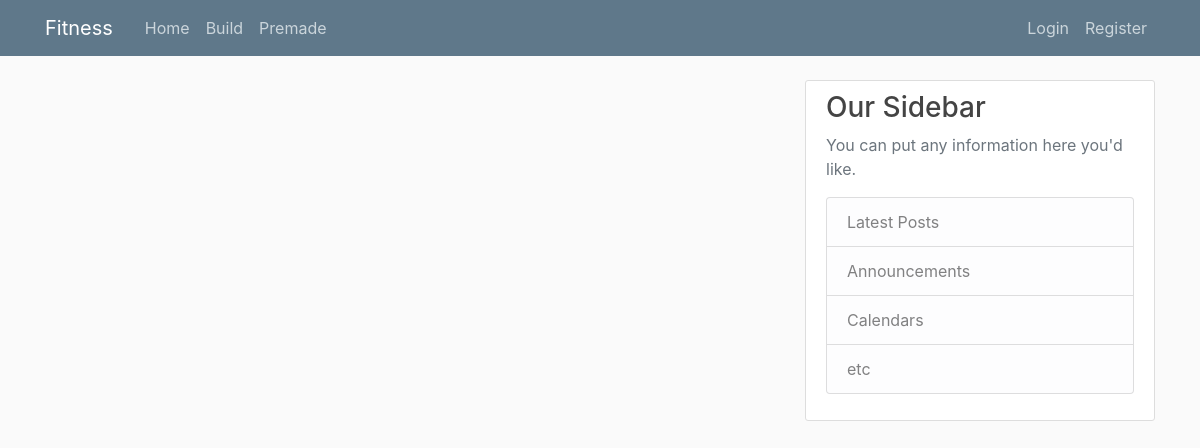
Page /home on the earlier database version.
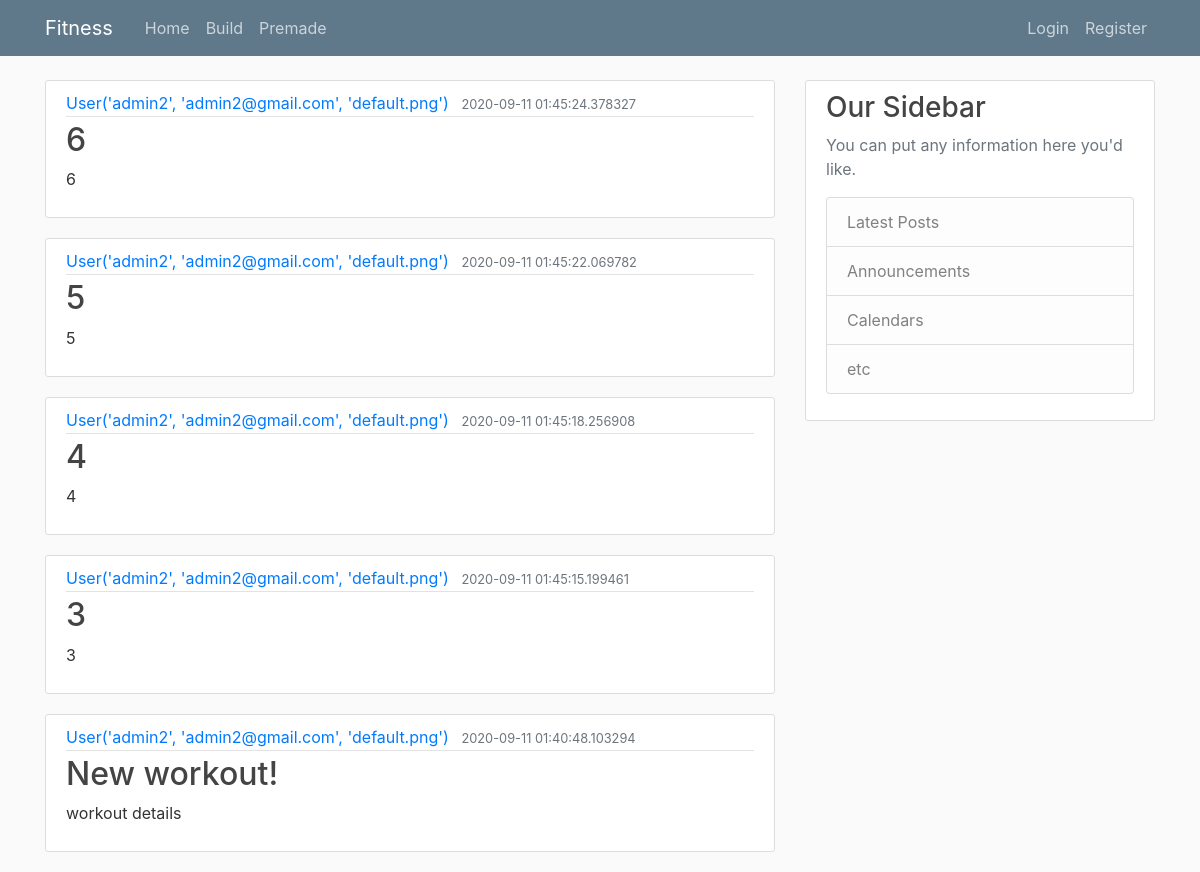
Same page on the later database version.
### fitness/models.py (models this page shows, shortened)
class Post(db.Model):
    id = db.Column(db.Integer, primary_key=True)
    title = db.Column(db.String(100), nullable=False)
    date_posted = db.Column(db.DateTime, nullable=False, default=datetime.utcnow)
    content = db.Column(db.Text, nullable=False)
    user_id = db.Column(db.Integer, db.ForeignKey('user.id'), nullable=False)

class User(db.Model, UserMixin):
    id = db.Column(db.Integer, primary_key=True)
    username = db.Column(db.String(20), unique=True, nullable=False)
    email = db.Column(db.String(120), unique=True, nullable=False)
    image_file = db.Column(db.String(20), nullable=False, default='default.png')
    password = db.Column(db.String(60), nullable=False)
    posts = db.relationship('Post', backref='author', lazy=True)
    def __repr__(self):
        return f"User('{self.username}', '{self.email}', '{self.image_file}')"

### fitness/routes.py (the view)
@app.route('/')
@app.route('/home')
def home():
    page = request.args.get('page', 1, type=int)
    posts = Post.query.order_by(Post.date_posted.desc()).paginate(page=page, per_page=5)
    return render_template('home.html', posts=posts)

### fitness/templates/home.html
{% extends "layout.html" %}
{% block content %}
    {% for post in posts %}
        <article class="media content-section">
          <div class="media-body">
            <div class="article-metadata">
              <a class="mr-2" href="#">{{ post.author }}</a>
              <small class="text-muted">{{ post.date_posted }}</small>
            </div>
            <h2><a class="article-title" href="#">{{ post.title }}</a></h2>
            <p class="article-content">{{ post.content }}</p>
          </div>
        </article>
    {% endfor %}
{% endblock content %}

### fitness/templates/layout.html (shortened to what this page needs)
<!DOCTYPE html>
<html>
<head>
    <link rel="stylesheet" href="https://maxcdn.bootstrapcdn.com/bootstrap/4.0.0/css/bootstrap.min.css">
    <link rel="stylesheet" type="text/css" href="{{ url_for('static', filename='main.css') }}">
</head>
<body>
    <header class="site-header">
      <nav class="navbar navbar-expand-md navbar-dark bg-steel fixed-top">
        <div class="container">
          <a class="navbar-brand mr-4" href="/">Fitness</a>
          <div class="collapse navbar-collapse" id="navbarToggle">
            <div class="navbar-nav mr-auto">
              <a class="nav-item nav-link" href="{{ url_for('home') }}">Home</a>
              <a class="nav-item nav-link" href="{{ url_for('build') }}">Build</a>
                <a class="nav-item nav-link" href="{{ url_for('premade') }}">Premade</a>
            </div>
            <div class="navbar-nav">
              {% if current_user.is_authenticated %}
                  <a class="nav-item nav-link" href="{{ url_for('new_post') }}">New Post</a>
                <a class="nav-item nav-link" href="{{ url_for('account') }}">Account</a>
                <a class="nav-item nav-link" href="{{ url_for('logout') }}">Logout</a>
              {% else %}
                <a class="nav-item nav-link" href="{{ url_for('login') }}">Login</a>
                <a class="nav-item nav-link" href="{{ url_for('register') }}">Register</a>
              {% endif %}
            </div>
          </div>
        </div>
      </nav>
    </header>
    <main role="main" class="container">
      <div class="row">
        <div class="col-md-8">
            {% block content %}{% endblock %}
        </div>
        <div class="col-md-4">
          <div class="content-section">
            <h3>Our Sidebar</h3>
            <p class='text-muted'>You can put any information here you'd like.
              <ul class="list-group">
                <li class="list-group-item list-group-item-light">Latest Posts</li>
                <li class="list-group-item list-group-item-light">Announcements</li>
                <li class="list-group-item list-group-item-light">Calendars</li>
                <li class="list-group-item list-group-item-light">etc</li>
              </ul>
            </p>
          </div>
        </div>
      </div>
    </main>
</body>
</html>

### static/main.css (style rules this page uses)
body { background: #fafafa; color: #333333; margin-top: 5rem; }
h1, h2, h3, h4, h5, h6 { color: #444444; }
.bg-steel { background-color: #5f788a; }
.site-header .navbar-nav .nav-link { color: #cbd5db; }
.content-section { background: #ffffff; padding: 10px 20px; border: 1px solid #dddddd; border-radius: 3px; margin-bottom: 20px; }
.article-title { color: #444444; }
.article-content { white-space: pre-line; }
.article-metadata { padding-bottom: 1px; margin-bottom: 4px; border-bottom: 1px solid #e3e3e3 }

Differences in the rows shown:
added Post: author "User('admin2', 'admin2@gmail.com', 'default.png')", date_posted "2020-09-11 01:45:24.378327", title "6", content "6"
added Post: author "User('admin2', 'admin2@gmail.com', 'default.png')", date_posted "2020-09-11 01:45:22.069782", title "5", content "5"
added Post: author "User('admin2', 'admin2@gmail.com', 'default.png')", date_posted "2020-09-11 01:45:18.256908", title "4", content "4"
added Post: author "User('admin2', 'admin2@gmail.com', 'default.png')", date_posted "2020-09-11 01:45:15.199461", title "3", content "3"
added Post: author "User('admin2', 'admin2@gmail.com', 'default.png')", date_posted "2020-09-11 01:40:48.103294", title "New workout!", content "workout details"
